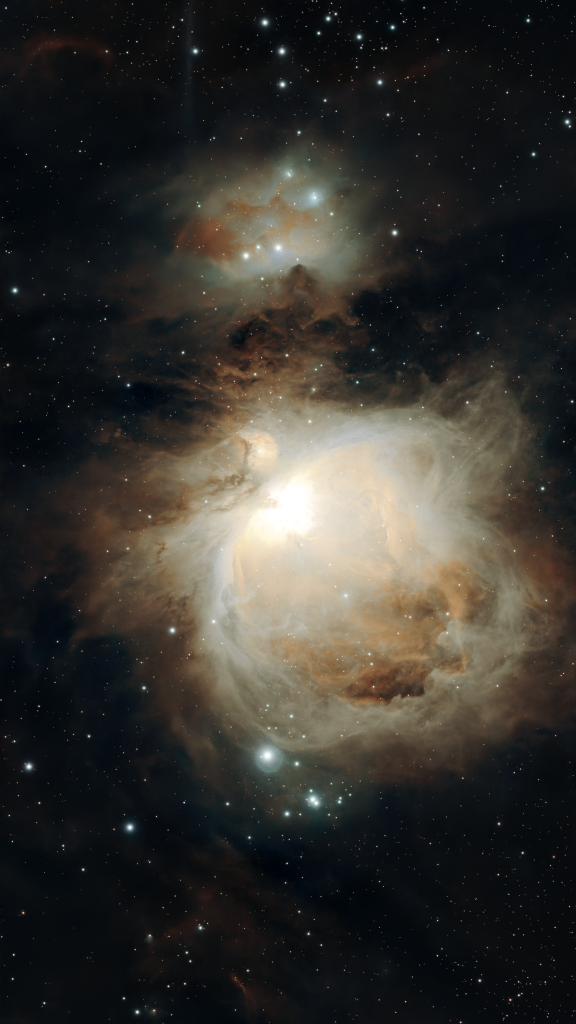
#> input picture examples/real/orion.jpg, 1152 x 2048 px (shown at 1/2 size)
$ python -i demo_separation.py   (imports and definitions only)
#> lines starting #> are read from the running program, lines starting #| are printed output that depends on the picture; after the words box and inside, x2 and y2 are one past the last pixel; in counts of white or black regions, pixels touching at a corner belong together
### astromotion/config.py
"""Strict, layered JSON/YAML configuration with optional star-flight profiles."""
from __future__ import annotations

from dataclasses import asdict, dataclass, field, fields
from copy import deepcopy
import json
import math
from pathlib import Path
from typing import Any

import yaml

MUSIC_STYLES = ("random", "warm", "deep", "shimmer", "pulse", "classic")
RESOLUTIONS = ("360p", "720p", "1080p", "4k")
CAMERA_TIMINGS = ("smooth", "steady")
MAX_ROTATION_DEG = 360.0
MAX_BACKGROUND_ZOOM = 1.0


@dataclass
class Motion:
    zoom: float = 0.065  # total nebula zoom at speed=1
    rotation_deg: float = 1.8  # target rotation from the photo's 0° at speed=1
    pan_x: float = 0.018  # total displacement as fraction of output width
    pan_y: float = -0.012
    parallax: float = 1.0
    star_zoom_extra: float = 0.045
    star_rotation_deg: float = 0.5
    speed: float = 1.0
    overscan: float = 1.015
    center_x: float = 0.5  # focus position in source image
    center_y: float = 0.5
    timing: str = "smooth"  # steady: linear travel, short rounded turns in loops


@dataclass
class Effects:
    bloom: float = 0.0
    glow: float = 0.0
    bloom_radius: float = 7.0  # pixels at 1080-short-edge; scales with resolution
    glow_radius: float = 24.0
    vignette: float = 0.0
    contrast: float = 1.0
    saturation: float = 1.0
    grade: float = 0.0
    twinkle: float = 0.0


@dataclass
class Separation:
    executable: str | None = None
    mode: str = "auto"  # modern starnet2 flags or legacy positional arguments
    stride: int = 256
    timeout: float = 3600.0
    extra_args: list[str] = field(default_factory=list)
    blend: str = "screen"  # screen in linear light, or additive
    max_negative_error: float = 0.035  # mean positive starless-original discrepancy
    foreground_cleanup: bool = False  # deprecated, accepted but ignored


@dataclass
class Audio:
    mode: str = "none"  # none, ambient, file
    file: str | None = None
    seed: int | None = None  # None: fresh music per render; integer: reproducible
    style: str = "random"  # random selects one of four distinct ambient arrangements
    development: float = 0.65  # 0: steady arrangement; 1: more phrases/texture movement
    gain: float = 0.7
    fade_seconds: float = 2.0
    sample_rate: int = 48000
    harmony: str = "original"  # chord sets for the classic style
    transpose: int = 0  # semitones
    accents: float = 0.0  # optional extra bells/shimmer in the classic style


@dataclass
class Encoding:
    ffmpeg: str = "ffmpeg"
    ffprobe: str = "ffprobe"
    crf: int = 18
    preset: str = "medium"
    threads: int = 0
    verify: bool = True


@dataclass
class Starfield:
    """Perspective animation of star cores measured in the StarNet2 residual."""
    enabled: bool = False
    count: int = 4500
    seed: int = 2026
    near: float = 0.16
    far: float = 3.8
    travel: float = 2.4
    drift_x: float = 0.12
    drift_y: float = -0.035
    rotation_deg: float = 4.0
    farfield_gain: float = 0.18
    foreground_gain: float = 1.0
    color_strength: float = 0.6  # 0: neutral stars; 1: full residual color
    max_radius: float = 12.0  # sigma cap at a 1080-pixel short edge
    shutter: float = 0.6  # subframe motion trail in frame intervals
    photo_profiles: bool = False
    depth_mode: str = "random"  # random or adaptive; artistic brightness/depth correlation
    depth_correlation: float = 0.40  # 0..1; relative star brightness is not distance
    close_passes: int = 0  # number of featured real stars over the whole clip
    close_scale: float = 1.6
    close_blur: float = 2.4  # pixels at 1080-short-edge, only featured near stars


@dataclass
class Caption:
    enabled: bool = False
    title: str = ""
    subtitle: str = ""
    font: str | None = None
    title_size: int = 84  # pixels at 1080-pixel short edge
    subtitle_size: int = 42
    x: float = .06  # left inset; lines are centered within the available width
    y: float = .06
    opacity: float = .76
    start_seconds: float = 2.0
    fade_seconds: float = .9
    hold_seconds: float = 2.7


@dataclass
class Loop:
    enabled: bool = False
    star_cycles: int = 1  # whole depth-volume traversals per video period
    audio_crossfade_seconds: float = 4.0


@dataclass
class Cinematic:
    auto_focus: bool = False
    auto_color: bool = False
    focus_strength: float = 0.80
    color_strength: float = 0.85


@dataclass
class Config:
    preset: str = "cinematic"
    profile: str = "custom"  # custom keeps existing motion settings
    profile_seed: int | None = None  # fresh bounded profile variation per render
    profile_variation: bool = True
    format: str = "vertical"
    resolution: str = "1080p"
    duration: float = 30.0
    fps: int = 30
    work_long_edge: int = 3200
    max_input_pixels: int = 120_000_000
    save_layers: bool = True
    motion: Motion = field(default_factory=Motion)
    cinematic: Cinematic = field(default_factory=Cinematic)
    effects: Effects = field(default_factory=Effects)
    separation: Separation = field(default_factory=Separation)
    audio: Audio = field(default_factory=Audio)
    encoding: Encoding = field(default_factory=Encoding)
    starfield: Starfield = field(default_factory=Starfield)
    caption: Caption = field(default_factory=Caption)
    loop: Loop = field(default_factory=Loop)

    # [6 lines left out: function size, not called in this run]

    @property
    def frame_count(self) -> int:
        return max(1, round(self.duration * self.fps))

    @property
    def actual_duration(self) -> float:
        return self.frame_count / self.fps

    # [95 lines left out: function validate, not called in this run]


PRESETS: dict[str, dict[str, Any]] = {
    "cinematic": {},
    "epic": {"motion": {"zoom": .10, "rotation_deg": 3.2, "pan_x": .035,
                         "pan_y": -.024, "parallax": 1.5, "star_zoom_extra": .055},
             "effects": {}},
    "calm": {"motion": {"zoom": .03, "rotation_deg": .65, "pan_x": .008,
                         "pan_y": -.005, "parallax": .6, "star_zoom_extra": .025},
             "effects": {}},
}

_PROFILE_BASE: dict[str, Any] = {
    "format": "vertical", "resolution": "1080p", "duration": 30.0, "fps": 30,
    "motion": {"pan_x": 0.0, "pan_y": 0.0, "parallax": 0.0,
               "star_zoom_extra": 0.0, "star_rotation_deg": 0.0, "speed": 1.0},
    "effects": asdict(Effects()),
    "cinematic": {"auto_focus": False, "auto_color": False},
    "audio": {"mode": "ambient", "style": "random"},
    "loop": {"enabled": True, "star_cycles": 1},
    "starfield": {"enabled": True, "photo_profiles": True, "close_passes": 0,
                  "color_strength": .6, "farfield_gain": .18},
}

PROFILES: dict[str, dict[str, Any]] = {"custom": {}}
for _name, _zoom, _rotation, _overscan, _count, _dx, _dy, _roll, _near, _far, _gain, _radius in (
    ("relax", .08, .5, 1.02, 2200, .035, -.01, 1.0, .26, 4.2, .90, 9.0),
    ("drift", .12, 1.2, 1.02, 3500, .12, -.035, 2.5, .20, 3.8, 1.05, 10.0),
    ("explore", .18, 1.5, 1.10, 4500, .065, .02, 3.0, .16, 3.5, 1.12, 12.0),
):
    _profile = deepcopy(_PROFILE_BASE)
    _profile["motion"].update(zoom=_zoom, rotation_deg=_rotation, overscan=_overscan)
    _profile["starfield"].update(count=_count, drift_x=_dx, drift_y=_dy, rotation_deg=_roll,
                                 near=_near, far=_far, foreground_gain=_gain, max_radius=_radius)
    PROFILES[_name] = _profile


# [76 lines left out: functions _flatten, _merge, apply_profile, load_config, not called in this run]

### astromotion/imaging.py
"""Display-ready RGB photographs; preserve integer precision until video output."""
from __future__ import annotations

import io
import logging
from pathlib import Path

import cv2
import numpy as np
from numpy.typing import NDArray
from PIL import Image, ImageCms, ImageOps
import tifffile

FloatImage = NDArray[np.float32]
LOG = logging.getLogger(__name__)


# [93 lines left out: functions _orient, load_image, resize_work, not called in this run]


def save_tiff(path: Path, image: FloatImage) -> None:
    path.parent.mkdir(parents=True, exist_ok=True)
    tifffile.imwrite(path, np.round(np.clip(image, 0, 1) * 65535).astype(np.uint16), photometric="rgb")


# [7 lines left out: function save_png, not called in this run]


def to_linear(rgb: FloatImage) -> FloatImage:
    return np.where(rgb <= .04045, rgb / 12.92, ((rgb + .055) / 1.055) ** 2.4).astype(np.float32)


def to_srgb(rgb: FloatImage) -> FloatImage:
    rgb = np.clip(rgb, 0, 1)
    return np.where(rgb <= .0031308, rgb * 12.92, 1.055 * rgb ** (1 / 2.4) - .055).astype(np.float32)

### astromotion/separation.py
"""Explicit StarNet adapter, quality checks, and reconstructable star extraction."""
from __future__ import annotations

from dataclasses import dataclass
import logging
from pathlib import Path
import subprocess

import numpy as np

from .config import Separation
from .imaging import FloatImage, load_image, save_tiff, to_linear

LOG = logging.getLogger(__name__)


@dataclass
class Layers:
    nebula: FloatImage  # linear RGB
    stars: FloatImage  # screen fraction or additive radiance; linear RGB
    blend: str
    diagnostics: dict[str, float]

    def composite(self) -> FloatImage:
        return composite(self.nebula, self.stars, self.blend)


def composite(nebula: FloatImage, stars: FloatImage, blend: str = "screen") -> FloatImage:
    if blend == "screen":
        return nebula + (1 - nebula) * stars
    return np.clip(nebula + stars, 0, 1)


# [74 lines left out: functions extract_layers, starnet_command, run_starnet, not called in this run]

### astromotion/demo_separation.py
"""Lightweight, demo-only star extraction from a finished RGB photo.

This is an artistic approximation, NOT a replacement for StarNet or a source of
scientific starless data. It operates only in scripts/render_photo_demo.py;
production renders continue to require a real starless image or StarNet.
"""
from __future__ import annotations

import cv2
import numpy as np

from .imaging import FloatImage, to_linear
from .separation import Layers


def approximate_demo_layers(rgb: FloatImage, max_stars: int = 4500) -> Layers:
    """Find compact point sources, locally inpaint them, retain RGB star light.

    Operates in display sRGB for stable peak detection and inpainting. The
    returned screen layers are linear light and reconstruct the input image.
    Large diffuse highlights are intentionally left in the background.
    """
#> called with max_stars = 4500
    if rgb.ndim != 3 or rgb.shape[2] != 3 or not np.isfinite(rgb).all():
        raise ValueError("Erwartet wird ein endliches RGB-Astrofoto.")
    if not 1 <= max_stars <= 50000:
        raise ValueError("max_stars muss zwischen 1 und 50000 liegen.")
    rgb = np.clip(rgb.astype(np.float32, copy=False), 0, 1)
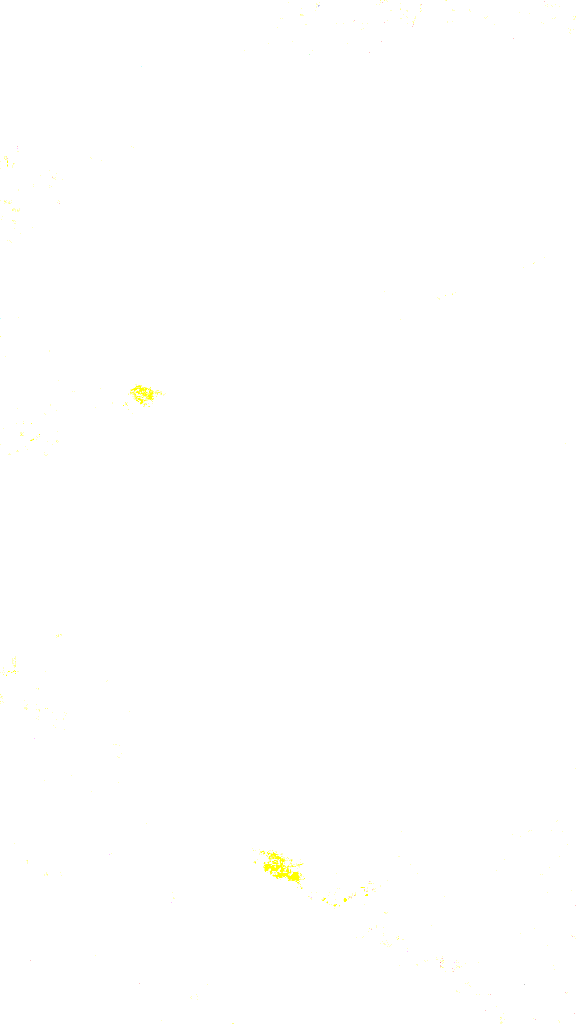
#> rgb: shape (2048, 1152, 3) float32 (shown at 1/2 size); mean of channels 0, 1, 2 0.998, 1, 1; drawn as B, G, R
    gray = cv2.cvtColor(rgb, cv2.COLOR_RGB2GRAY)
    smooth = cv2.GaussianBlur(gray, (0, 0), 2.0)
    residual = gray - smooth
    maxima = cv2.dilate(gray, cv2.getStructuringElement(cv2.MORPH_ELLIPSE, (3, 3)))
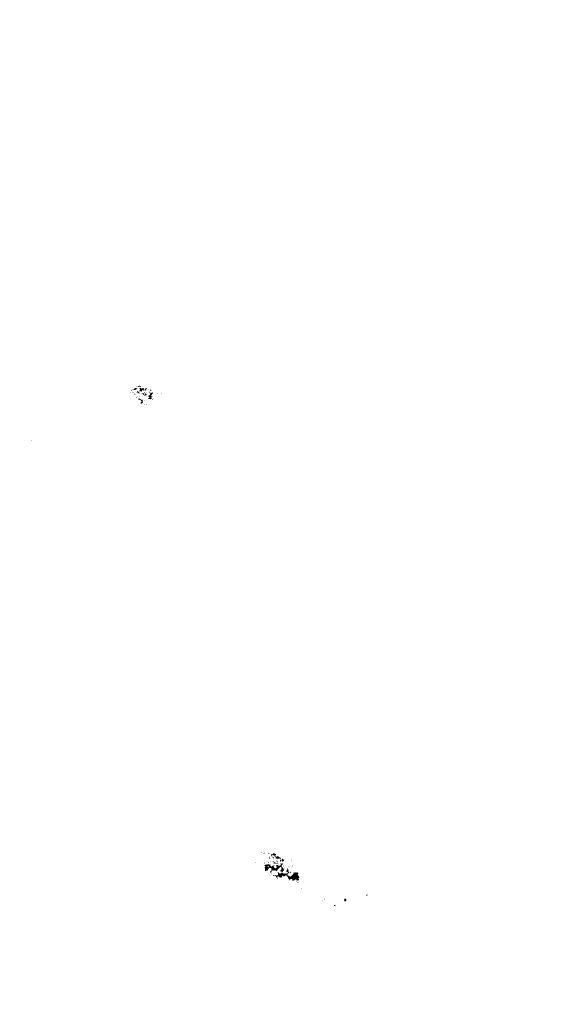
#> maxima: shape (2048, 1152) float32 (shown at 1/2 size); values 0.701 (black) and 1 (white), 99.9% white; 53 black regions (43 under 20 px), largest, box (x1, y1, x2, y2) and area: (546, 1736, 599, 1763) 425, (529, 1726, 569, 1747) 323, (542, 1706, 562, 1719) 75
    # A compact bright peak above its immediate surroundings is likely a star.
    points = (gray >= maxima - 1e-6) & (gray > .085) & (residual > .042)
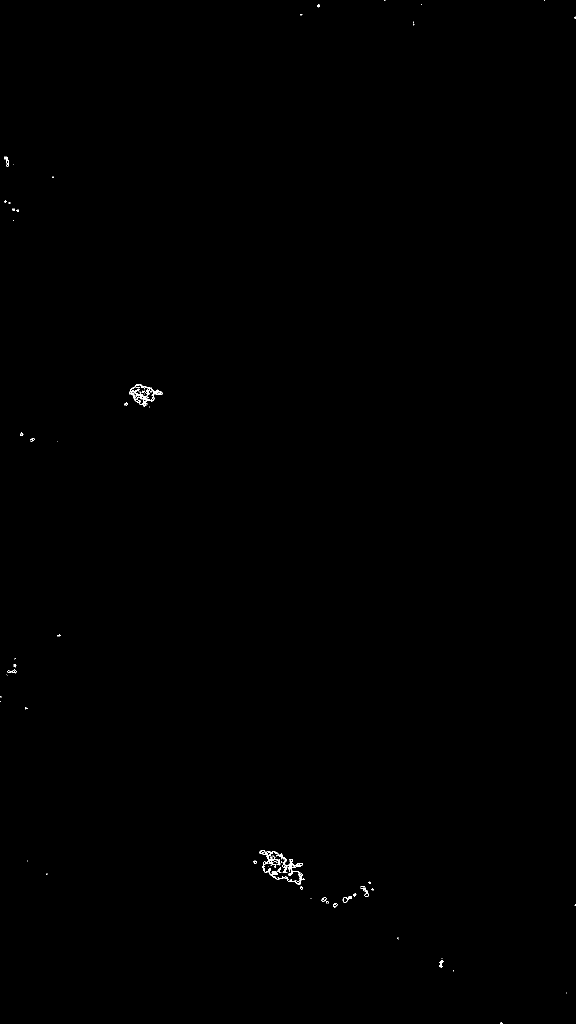
#> points: shape (2048, 1152) bool (shown at 1/2 size); 0.13% white in thin lines or dots
    points[:5] = False
#> points: shape (2048, 1152) bool; 0.13% white in thin lines or dots
    points[-5:] = False
#> points: shape (2048, 1152) bool; 0.13% white in thin lines or dots
    points[:, :5] = False
#> points: shape (2048, 1152) bool; 0.13% white in thin lines or dots
    points[:, -5:] = False
#> points: shape (2048, 1152) bool; 0.13% white in thin lines or dots
    ys, xs = np.nonzero(points)
#> ys = 3041 values from 8 to 1986; xs = 3041 values, max 1132 at index 3039, min 8 at index 51, mean 457.7
    if len(xs) == 0:
        raise ValueError("Keine ausreichend hellen Sternkerne im Demo-Foto erkannt.")
    if len(xs) > max_stars:
        order = np.argsort(residual[ys, xs])[-max_stars:]
        ys, xs = ys[order], xs[order]
    seed = np.zeros(gray.shape, np.uint8)
    seed[ys, xs] = 255
    # A small halo around a pinpoint replaces its PSF with interpolated local sky.
    # A larger radius would destroy nebular filaments and clustered stellar detail.
    mask = cv2.dilate(seed, cv2.getStructuringElement(cv2.MORPH_ELLIPSE, (7, 7)))
    original_u8 = np.round(rgb * 255).astype(np.uint8)
    base_rgb = cv2.inpaint(original_u8, mask, 4, cv2.INPAINT_TELEA).astype(np.float32) / 255
    original_linear = to_linear(rgb)
    # Constrain the background to be no brighter than the measured source so
    # that no negative star flux arises from inpainting bright local patches.
    nebula = np.minimum(to_linear(base_rgb), original_linear)
    stars = np.maximum(original_linear - nebula, 0) / np.maximum(1 - nebula, 1e-6)
    # Only animate light within the detected star footprints; preserve the
    # rest of the photograph in the stationary nebular layer.
    outside = mask == 0
    nebula[outside] = original_linear[outside]
    stars[outside] = 0
    layers = Layers(nebula.astype(np.float32), np.clip(stars, 0, 1).astype(np.float32), "screen", {
        "demo_approximate_star_cores": float(len(xs)),
        "demo_inpaint_fraction": float(np.count_nonzero(mask) / mask.size),
    })
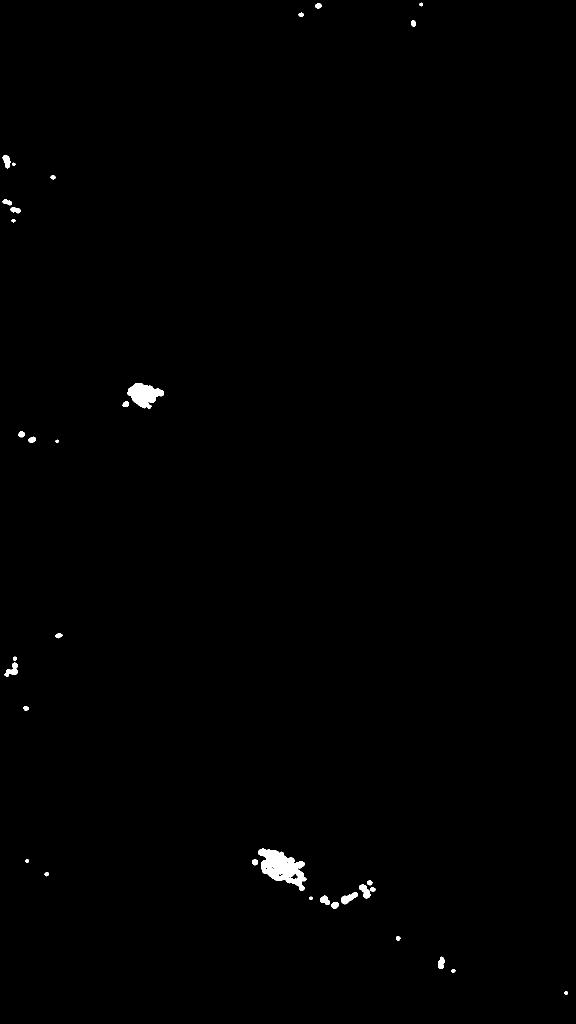
#> mask: shape (2048, 1152) (shown at 1/2 size); 0.44% white; 34 white regions, largest, box (x1, y1, x2, y2) and area: (516, 1697, 613, 1782) 4192, (255, 766, 328, 818) 2223, (682, 1784, 716, 1809) 422
    layers.diagnostics["reconstruction_max_error_linear"] = float(np.max(np.abs(layers.composite() - original_linear)))
    return layers

>>> import cv2
>>> picture = cv2.cvtColor(cv2.imread('../examples/real/orion.jpg'), cv2.COLOR_BGR2RGB)
>>> result = approximate_demo_layers(picture)
